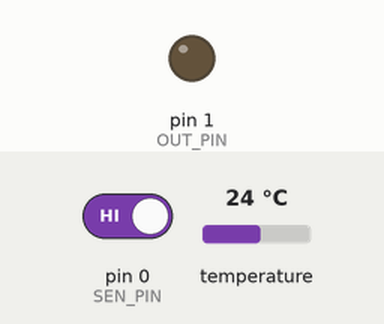
A sketch run on a simulated Arduino Uno, built with avr-gcc and run on an emulated ATmega328P. On the bench: output pins drawn as LEDs (lit = HIGH). The inputs (shaded band) are chosen by the test bench; at power-on: pin 0 (SEN_PIN) HIGH, temperature 24 °C.

Above: at 1.2 s.
1.3 s: pin 0 (SEN_PIN) driven LOW
At 3.0 s:
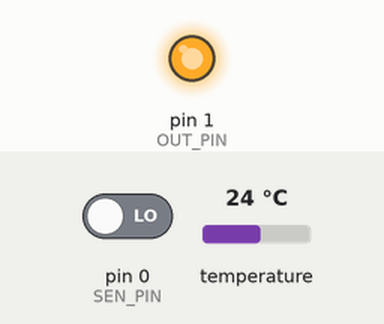
Timing chart, 0 to 5.9 s (numbered marks = the images above; inputs shaded):
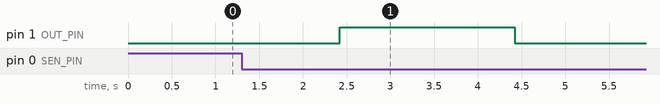

The sketch:

smart_geyser.ino
```cpp
#include <OneWire.h>
#define DS18S20_ID 0x10
#define DS18B20_ID 0x28
#define SEN_PIN 0
#define OUT_PIN 1
#define DS_PIN 2
#define TEMP_THRESHOLD 94

OneWire ds(DS_PIN);

byte data[12];
byte addr[8];
int temp;
byte state = 0;
byte preState = 0;
byte count = 0;

void setup(){
  pinMode(OUT_PIN, OUTPUT); // Geyser out pin
  digitalWrite(OUT_PIN, LOW); // default turn off the geyser
  pinMode(SEN_PIN, INPUT);  // geyser sensor
  preState = digitalRead(SEN_PIN);  // set previous state
}

void loop(){
  // check water flow first
  state = digitalRead(SEN_PIN);
  if (state == preState && count < 10) {// water is not running
    count++;  // increment count
    delay(200); // wait for some time
    return;
  }
  if (state == preState && count >= 10) {  // water is not running since last more then 2 sec off the geyser
    digitalWrite(OUT_PIN, LOW);    // turn the geyser off by making the voltage LOW
    return; // water is not running no need to check temparature
  }
  preState = state; // state is changed set previous state as current state
  count = 0;  // reset counter
  // water flow is there check temp
  //find a device
  if (!ds.search(addr)) {
    ds.reset_search();
    delay(250);
    return;
  }
  if (OneWire::crc8( addr, 7) != addr[7]) {
    return;
  }
  if (addr[0] != DS18S20_ID && addr[0] != DS18B20_ID) {
    return;
  }

  ds.reset();
  ds.select(addr);
  // start conversion, with parasite power on at the end
  ds.write(0x44, 1);
  // Wait some time...
  delay(1000);  // maybe 750ms is enough, maybe not

  byte i;
  byte present = 0;
  present = ds.reset();
  ds.select(addr);
  // Issue Read scratchpad command
  ds.write(0xBE);
  // Receive 9 bytes
  for ( i = 0; i < 9; i++) {
    data[i] = ds.read();
  }
  // Calculate temperature value
  temp = ((( (data[1] << 8) + data[0] )*0.0625)*1.8)+32;

  if (temp > TEMP_THRESHOLD && count < 10) {  // input water temp is greater then set value
    count++;
    return;
  }
  if (temp > TEMP_THRESHOLD && count >= 10) { //solar hot water is comming from last 10 sec so we can turn off geyser
    digitalWrite(OUT_PIN, LOW);    // turn the LED off by making the voltage LOW
    return; // water is already hot no need turn geyser on
  }
  count = 0;
  // water is running and temp is less then threshould so turn geyser on
  digitalWrite(OUT_PIN, HIGH);   // turn the LED on (HIGH is the voltage level)
}
```

Measured:
- after the input at 1.3 s, pin 1 (OUT_PIN): LOW → HIGH after 1.1 s, → LOW 2.0 s later
